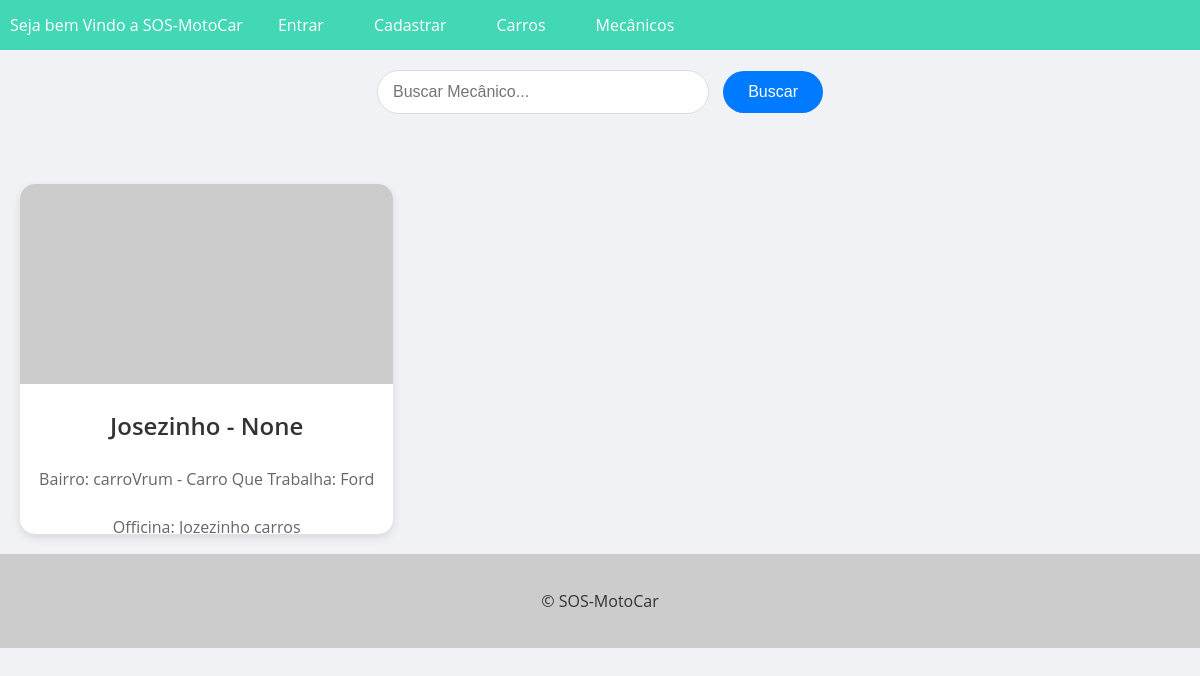
The app's page /mecanico/, older data.
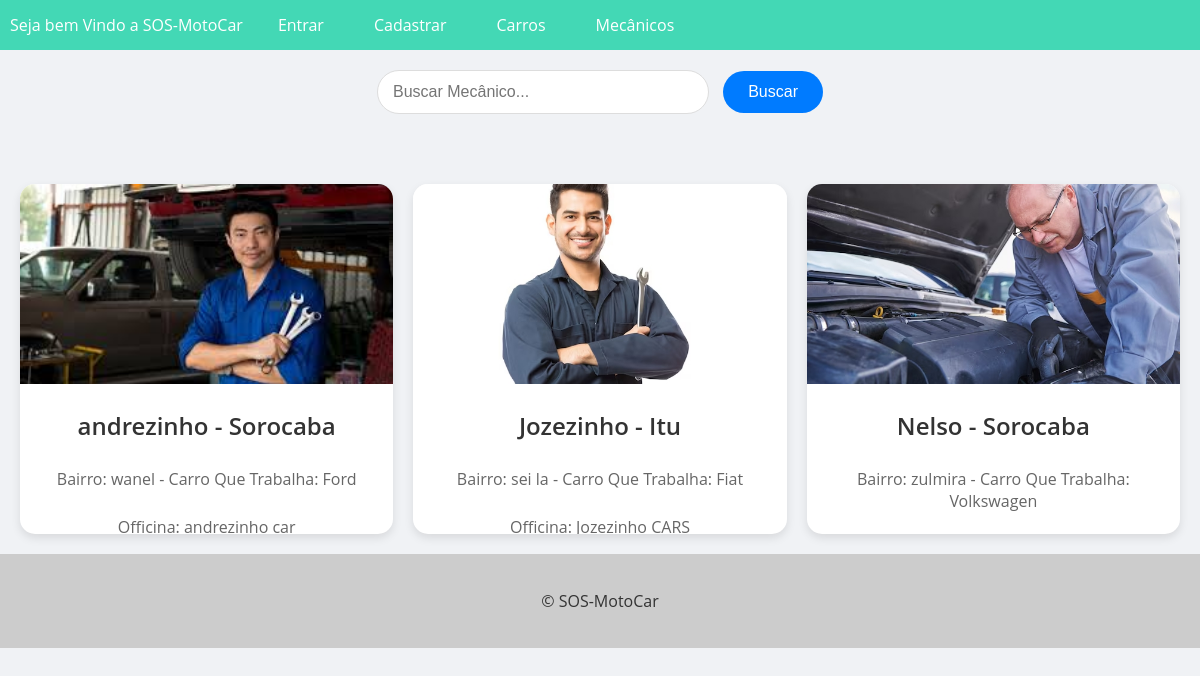
The same page, newer data.
### Mecanico/models.py (models this page shows)
class Mecanico(models.Model):
    id = models.AutoField(primary_key=True)
    name = models.CharField(max_length=100)
    name_fantasy = models.CharField(max_length=150, blank=True, null=True)
    cidade = models.ForeignKey(Cidade, on_delete=models.PROTECT, related_name='Cidades_Mecanico' , blank=True, null=True)
    bairro = models.CharField(max_length=100, blank=True, null=True)
    carros_Trabalha = models.ForeignKey(Brand, on_delete=models.PROTECT, related_name='CarroQue_trabalha', blank=True, null=True)
    Foto_Estabelecimento = models.ImageField(upload_to='Mecanico/Foto_estabelecimento/' ,blank=True, null=True)
    def __str__(self):
        return self.name

### carros/models.py (models this page shows)
class Brand(models.Model):
    id = models.AutoField(primary_key=True)
    name = models.CharField(max_length=200)
    def __str__(self):
        return self.name

class Cidade(models.Model):
    id = models.AutoField(primary_key=True)
    nome = models.CharField(max_length=50)
    def __str__(self):
        return self.nome

### Mecanico/views.py (the view)
# urls.py: path('mecanico/', mecanico_view, name='mecanico_list'),
def mecanico_view(request):
    mecanico = Mecanico.objects.all()
    search = request.GET.get('search')
    if search:
        mecanico = mecanico.filter(name__icontains=search)
    print(mecanico)
    return render(request,
    'mecanico.html',
        {'mecanico': mecanico})

### carros/templates/mecanico.html (shortened to what this page needs)
{% extends "base.html" %}
{% block content %}
<div class="search-form">
    <form method="GET" action="{% url 'mecanico_list' %}">
        <input type="text" name="search" placeholder="Buscar Mecânico...">
        <button type="submit">Buscar</button>
    </form>
</div>
<div class="car-grid">
    {% if mecanico %}
        {% for m in mecanico %}
            <div class="car-card">
                {% if m.Foto_Estabelecimento %}
                    <img src="{{ m.Foto_Estabelecimento.url }}" alt="{{ m.name }} - {{ m.cidade }}">
                {% else %}
                    <img src="https://via.placeholder.com/400x200.png?text=Imagem+não+disponível" alt="Imagem não disponível">
                {% endif %}
                <div class="car-info">
                    <h2>{{ m.name }} - {{ m.cidade }}</h2>
                    <p>Bairro: {{ m.bairro }} - Carro Que Trabalha: {{ m.carros_Trabalha }}</p>
                    <p>Officina: {{ m.name_fantasy }}</p>
                </div>
            </div>
        {% endfor %}
    {% else %}
        <p class="no-results">Nenhum Mecânico encontrado.</p>
    {% endif %}
</div>
{% endblock %}

### app/templates/base.html (shortened to what this page needs)
<!DOCTYPE html>
<html lang="en">
<head>
</head>
<body>
  <header>
    <nav>
      <ul>
        {% if not user.is_authenticated %}
        <li> Seja bem Vindo a SOS-MotoCar</li>
        <li> <a href="{% url 'login' %}"> Entrar</a></li>
        <li> <a href="{% url 'register' %}"> Cadastrar</a></li>
        {% endif %}
        <li> <a href="{% url 'cars_list' %}">Carros</a></li>
        <li> <a href="{% url 'mecanico_list' %}">Mecânicos</a></li>
      </ul>
    </nav>
  </header>
  <main>
    {% block content %}
    {% endblock %}
  </main>
  <footer>
    <p>&copy; SOS-MotoCar </p>
  </footer>
</body>
</html>

### app/templates/base.html (style rules this page uses)
body { font-family: 'Open Sans', sans-serif; background-color: #f7f7f7; color: #333; margin: 0; padding: 0; }
header { background-color: #0096c7; color: #fff; text-align: center; }
footer { background-color: #ccc; color: #333; padding: 20px; text-align: center; }
nav { background-color: #43d8b5; color: #fff; height: 50px; display: flex; justify-content: space-between; align-items: center; }
nav ul { list-style: none; margin: 0; padding: 0; display: flex; }
nav ul li { margin: 0 10px; }
nav ul li a { color: #fff; text-decoration: none; font-size: 16px; padding: 15px; transition: all 0.3s ease; }

### carros/templates/mecanico.html (style rules this page uses)
body { font-family: 'Open Sans', sans-serif; background-color: #f0f2f5; color: #333; margin: 0; padding: 0; }
.search-form { display: flex; justify-content: center; align-items: center; margin-bottom: 30px; padding: 20px; }
.search-form input[type="text"] { padding: 12px 15px; font-size: 16px; border: 1px solid #ddd; border-radius: 30px; margin-right: 10px; transition: border-color 0.3s ease, box-shadow 0.3s ease; width: 300px; outline: none; }
.search-form button[type="submit"] { background-color: #007bff; color: #fff; border: none; padding: 12px 25px; font-size: 16px; border-radius: 30px; cursor: pointer; transition: background-color 0.3s ease, transform 0.2s ease; }
.car-grid { display: grid; grid-template-columns: repeat(auto-fill, minmax(280px, 1fr)); gap: 20px; margin: 0 auto; max-width: 1200px; padding: 20px; }
.car-card { background-color: #ffffff; border-radius: 15px; box-shadow: 0 4px 10px rgba(0, 0, 0, 0.1); overflow: hidden; text-align: center; transition: transform 0.3s ease, box-shadow 0.3s ease; position: relative; height: 350px; }
.car-card img { width: 100%; height: 200px; object-fit: cover; }
.car-info { padding: 10px; display: flex; flex-direction: column; justify-content: space-between; height: calc(100% - 200px); }
.car-card h2 { font-size: 1.5rem; margin: 10px 0; color: #333; font-weight: 600; }
.car-card p { font-size: 1rem; margin-bottom: 10px; color: #666; }

Row changes from the older to the newer data that the page shows:
removed Mecanico: name "Josezinho", cidade "None", bairro "carroVrum", carros_Trabalha "Ford", name_fantasy "Jozezinho carros"
added Mecanico: Foto_Estabelecimento (picture), name "andrezinho", cidade "Sorocaba", bairro "wanel", carros_Trabalha "Ford", name_fantasy "andrezinho car"
added Mecanico: Foto_Estabelecimento (picture), name "Jozezinho", cidade "Itu", bairro "sei la", carros_Trabalha "Fiat", name_fantasy "Jozezinho CARS"
added Mecanico: Foto_Estabelecimento (picture), name "Nelso", cidade "Sorocaba", bairro "zulmira", carros_Trabalha "Volkswagen"
